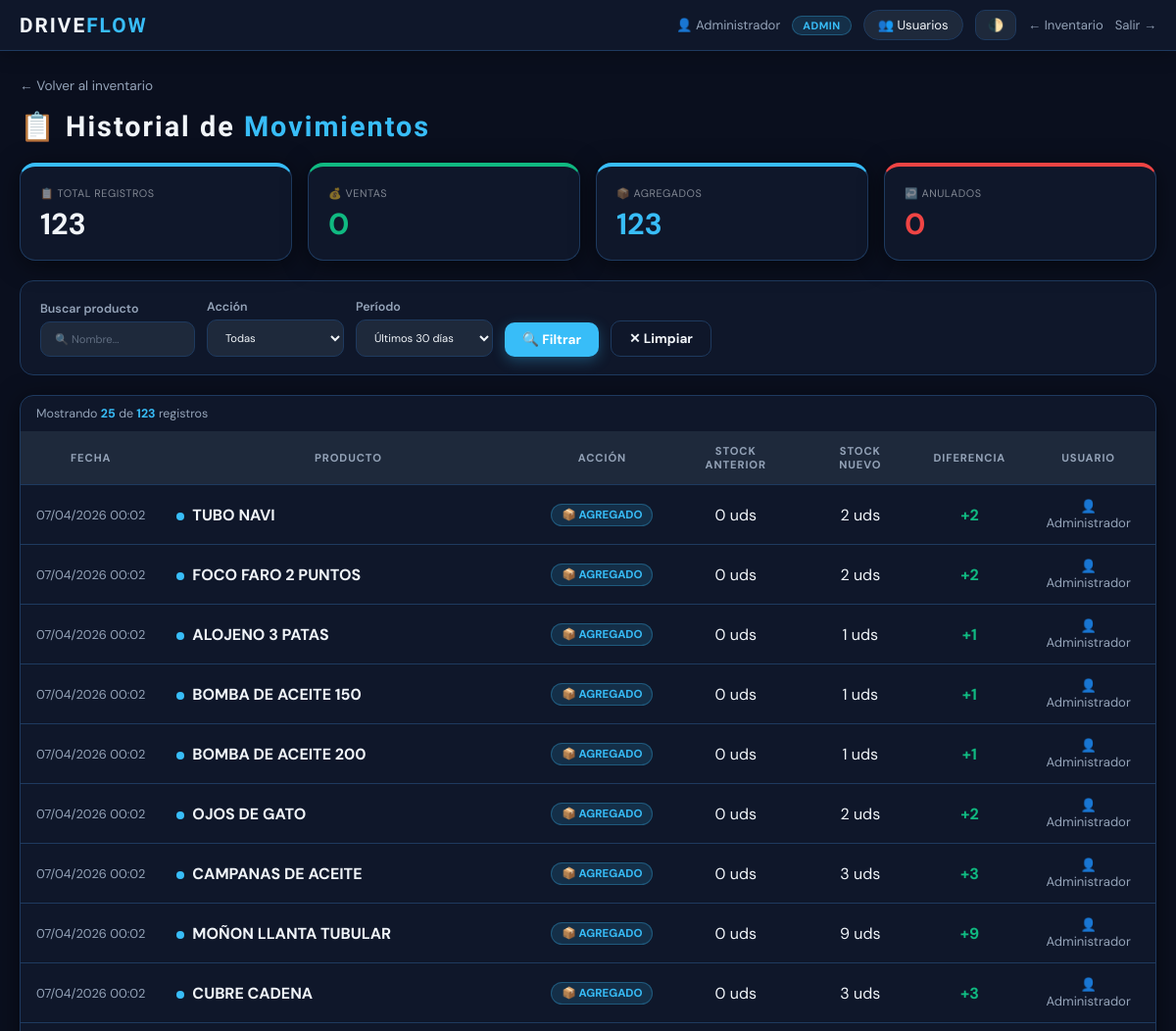
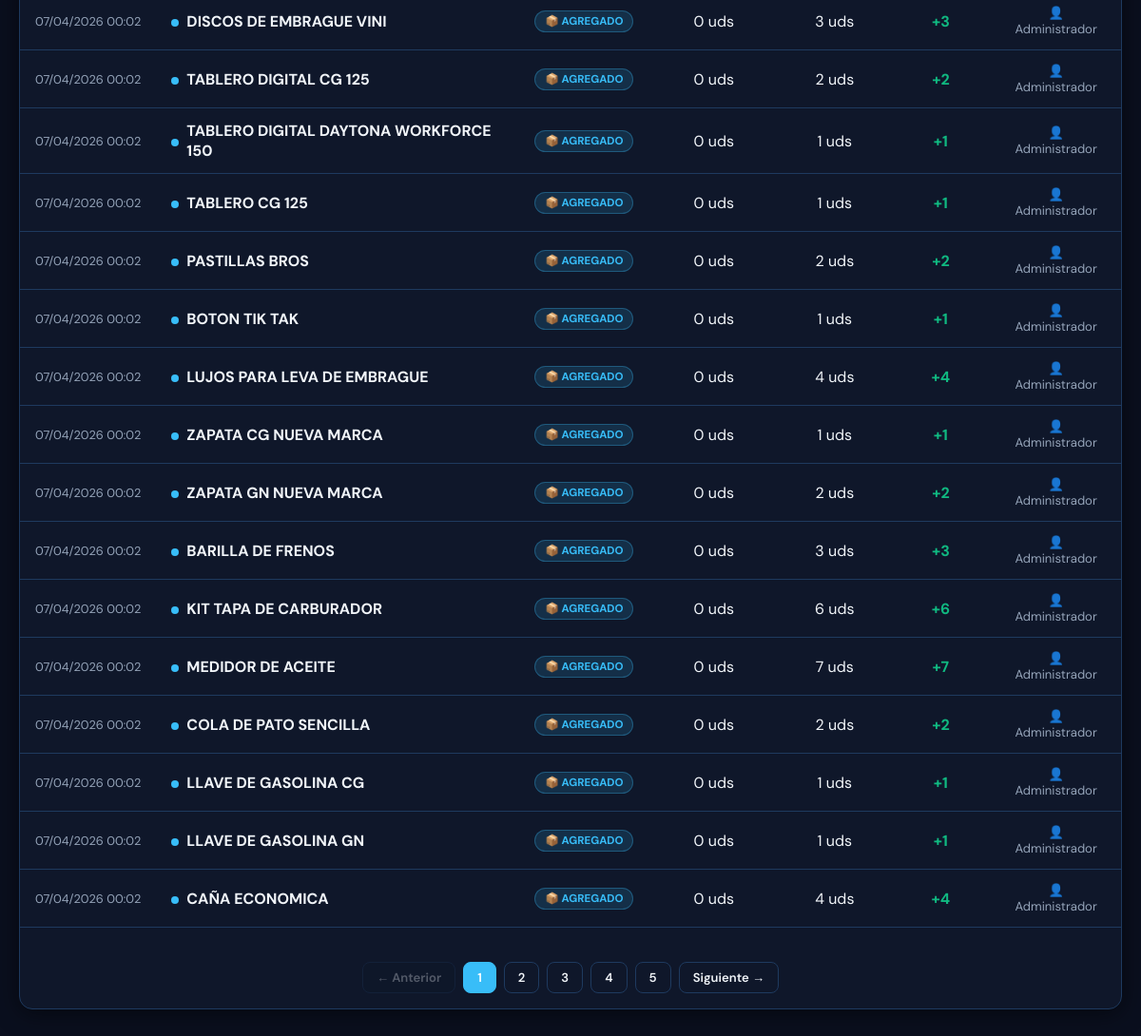
Page /historial (signed in) on the earlier database version (2 pictures, top to bottom).
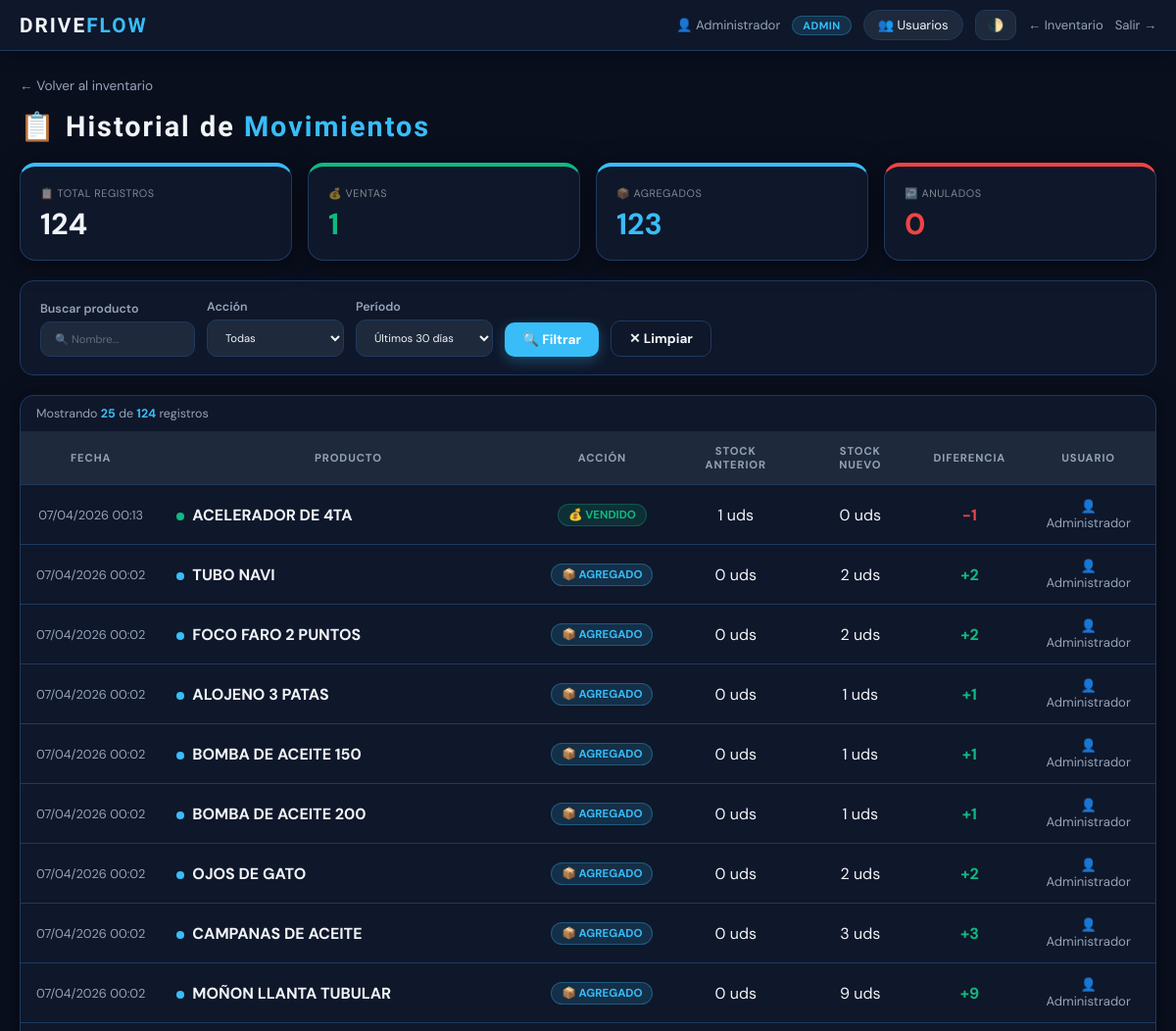
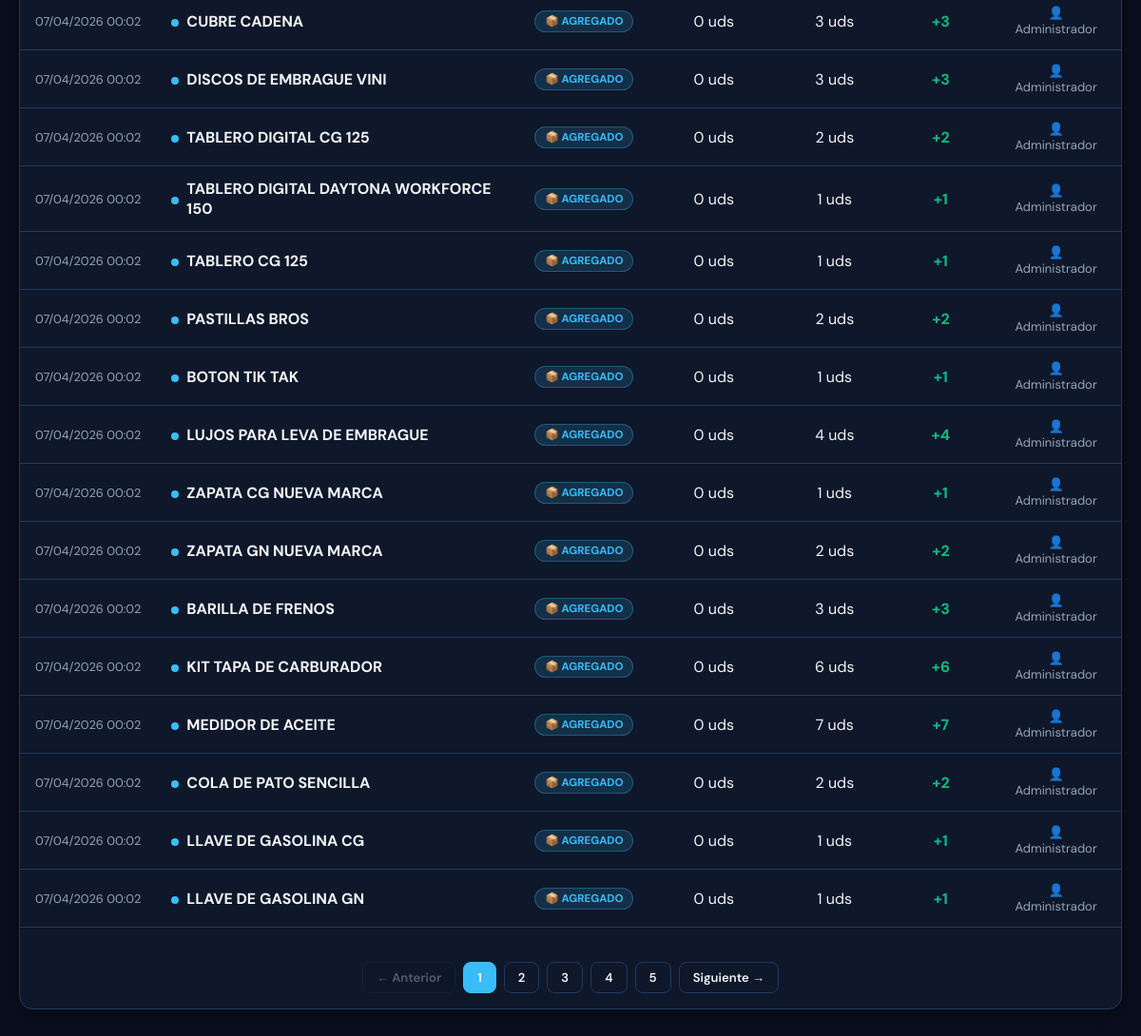
Same page on the later database version (2 pictures, top to bottom).
### models.py (models this page shows, shortened)
class Usuario(db.Model):
    __tablename__ = 'usuario'
    id            = db.Column(db.Integer, primary_key=True)
    username      = db.Column(db.String(50), nullable=False, unique=True)
    password_hash = db.Column(db.String(256), nullable=False)
    nombre        = db.Column(db.String(100), default='')
    rol           = db.Column(db.String(20), default='vendedor')  # admin|supervisor|cajero|vendedor
    activo        = db.Column(db.Boolean, default=True)
    creado_en     = db.Column(db.DateTime, default=datetime.utcnow)
    ventas        = db.relationship('Venta', backref='usuario', lazy=True, foreign_keys='Venta.usuario_id')

class HistorialStock(db.Model):
    __tablename__ = 'historial_stock'
    id             = db.Column(db.Integer, primary_key=True)
    repuesto_id    = db.Column(db.Integer, db.ForeignKey('repuesto.id', ondelete='CASCADE'), nullable=False)
    usuario_id     = db.Column(db.Integer, db.ForeignKey('usuario.id'), nullable=True)
    fecha          = db.Column(db.DateTime, default=datetime.utcnow)
    stock_anterior = db.Column(db.Integer, nullable=False)
    stock_nuevo    = db.Column(db.Integer, nullable=False)
    accion         = db.Column(db.String(50), nullable=False)
    usuario        = db.relationship('Usuario', foreign_keys=[usuario_id], lazy=True)

class Repuesto(db.Model):
    __tablename__ = 'repuesto'
    id           = db.Column(db.Integer, primary_key=True)
    nombre       = db.Column(db.String(100), nullable=False, unique=True)
    p_costo      = db.Column(db.Float, nullable=False)
    p_venta      = db.Column(db.Float, nullable=False)
    stock        = db.Column(db.Integer, nullable=False, default=0)
    vendido      = db.Column(db.Integer, default=0)
    stock_minimo = db.Column(db.Integer, default=5)
    foto_url     = db.Column(db.String(255), nullable=True)   # ← foto del producto
    ventas    = db.relationship('Venta', backref='repuesto', cascade='all, delete-orphan', lazy=True)
    historial = db.relationship('HistorialStock', backref='repuesto', cascade='all, delete-orphan', lazy=True)

### routes/historial.py (the view, shortened to what this page needs)
@historial_bp.route('/historial')
def index():
    accion   = request.args.get('accion', '')
    producto = request.args.get('producto', '').upper().strip()
    dias     = int(request.args.get('dias', 30))
    page     = int(request.args.get('page', 1))
    per_page = 25
    desde = datetime.utcnow() - timedelta(days=dias)
    query = HistorialStock.query.filter(HistorialStock.fecha >= desde)
    if accion:
        query = query.filter(HistorialStock.accion == accion)
    total     = query.count()
    registros = query.order_by(HistorialStock.fecha.desc())\
                     .offset((page-1)*per_page).limit(per_page).all()
    total_pags = max(1, (total + per_page - 1) // per_page)
    stats = {
        'total':    HistorialStock.query.filter(HistorialStock.fecha >= desde).count(),
        'vendidos': HistorialStock.query.filter(HistorialStock.fecha >= desde,
                    HistorialStock.accion == 'VENDIDO').count(),
        'agregados':HistorialStock.query.filter(HistorialStock.fecha >= desde,
                    HistorialStock.accion == 'AGREGADO').count(),
        'anulados': HistorialStock.query.filter(HistorialStock.fecha >= desde,
                    HistorialStock.accion == 'ANULADO').count(),
        'editados': HistorialStock.query.filter(HistorialStock.fecha >= desde,
                    HistorialStock.accion == 'EDITADO').count(),
    }
    return render_template('historial.html',
        registros=registros, stats=stats,
        accion=accion, producto=producto, dias=dias,
        page=page, total_pags=total_pags, total=total)

### templates/historial.html (shortened to what this page needs)
<!DOCTYPE html>
<html lang="es">
<head>
    <link rel="stylesheet" href="{{ url_for('static', filename='css/main.css') }}">
</head>
<body>
<nav class="topbar">
    <div class="topbar-left">
        <span class="logo-sm">DRIVE<span>FLOW</span></span>
    </div>
    <div class="topbar-right">
        <span class="user-info">👤 {{ session.get('user_nombre') }}</span>
        <span class="rol-badge rol-{{ session.get('user_rol','vendedor') }}">{{ session.get('user_rol','vendedor').upper() }}</span>
        {% if session.get('user_rol') == 'admin' %}
        <a href="/usuarios" class="btn-alerta" style="text-decoration:none">👥 Usuarios</a>
        {% endif %}
        <button class="theme-btn" onclick="toggleTheme()">🌓</button>
        <a href="/" class="btn-logout">← Inventario</a>
        <a href="/logout" class="btn-logout">Salir →</a>
    </div>
</nav>
<div class="container">
    <a href="/" class="back-link">← Volver al inventario</a>
    <div class="page-title">📋 Historial de <span>Movimientos</span></div>
    <div class="kpis" style="margin-bottom:20px">
        <div class="kpi kpi-blue">
            <small>📋 TOTAL REGISTROS</small>
            <strong>{{ stats.total }}</strong>
        </div>
        <div class="kpi kpi-green">
            <small>💰 VENTAS</small>
            <strong style="color:var(--success)">{{ stats.vendidos }}</strong>
        </div>
        <div class="kpi kpi-blue">
            <small>📦 AGREGADOS</small>
            <strong style="color:var(--primary)">{{ stats.agregados }}</strong>
        </div>
        <div class="kpi kpi-red">
            <small>↩️ ANULADOS</small>
            <strong style="color:var(--danger)">{{ stats.anulados }}</strong>
        </div>
    </div>
    <form method="GET" action="/historial">
        <div class="filtros">
            <div class="filtro-grupo">
                Buscar producto
                <input type="text" name="producto" placeholder="🔍 Nombre..." value="{{ producto }}">
            </div>
            <div class="filtro-grupo">
                Acción
                <select name="accion">
                    <option value="">Todas</option>
                </select>
            </div>
            <div class="filtro-grupo">
                Período
                <select name="dias">
                    <option value="30"  {{ 'selected' if dias==30 }}>Últimos 30 días</option>
                </select>
            </div>
            <button type="submit" class="btn btn-primary">🔍 Filtrar</button>
            <a href="/historial" class="btn btn-outline">✕ Limpiar</a>
        </div>
    </form>
    <div class="card card-table">
        {% if registros %}
        <div class="total-info" style="padding:10px 16px">
            Mostrando <strong class="hi">{{ registros|length }}</strong> de <strong class="hi">{{ total }}</strong> registros
        </div>
        <table>
            <thead>
                <tr>
                    <th style="width:140px">Fecha</th>
                    <th>Producto</th>
                    <th>Acción</th>
                    <th>Stock anterior</th>
                    <th>Stock nuevo</th>
                    <th>Diferencia</th>
                    <th>Usuario</th>
                </tr>
            </thead>
            <tbody>
            {% for h in registros %}
            {% set diff = h.stock_nuevo - h.stock_anterior %}
            <tr>
                <td style="font-size:.8em; color:var(--muted); white-space:nowrap">
                    {{ h.fecha.strftime('%d/%m/%Y %H:%M') }}
                </td>
                <td class="td-left">
                    <div style="display:flex; align-items:center; gap:8px">
                        <span class="dot dot-{{ h.accion }}"></span>
                        <b>{{ h.repuesto.nombre if h.repuesto else '—' }}</b>
                    </div>
                </td>
                <td>
                    <span class="accion-badge accion-{{ h.accion }}">
                        {% if h.accion == 'VENDIDO' %}💰
                        {% elif h.accion == 'AGREGADO' %}📦
                        {% elif h.accion == 'EDITADO' %}✏️
                        {% elif h.accion == 'ANULADO' %}↩️
                        {% endif %}
                        {{ h.accion }}
                    </span>
                </td>
                <td>{{ h.stock_anterior }} uds</td>
                <td>{{ h.stock_nuevo }} uds</td>
                <td>
                    {% if diff > 0 %}
                        <span class="diff-pos">+{{ diff }}</span>
                    {% elif diff < 0 %}
                        <span class="diff-neg">{{ diff }}</span>
                    {% else %}
                        <span class="diff-neu">—</span>
                    {% endif %}
                </td>
                <td style="font-size:.82em; color:var(--muted)">
                    {% if h.usuario_id %}
                        {% set u = h.usuario %}
                        👤 {{ u.nombre or u.username if u else '—' }}
                    {% else %}
                        —
                    {% endif %}
                </td>
            </tr>
            {% endfor %}
            </tbody>
        </table>
        {% if total_pags > 1 %}
        <div class="paginacion" style="padding:16px">
            <a href="?page={{ page-1 }}&accion={{ accion }}&producto={{ producto }}&dias={{ dias }}"
               class="pag-btn {{ 'disabled' if page <= 1 }}">← Anterior</a>
            {% for p in range(1, total_pags+1) %}
                {% if p == page %}
                    <span class="pag-btn active">{{ p }}</span>
                {% elif p <= 3 or p >= total_pags-2 or (p >= page-2 and p <= page+2) %}
                    <a href="?page={{ p }}&accion={{ accion }}&producto={{ producto }}&dias={{ dias }}"
                       class="pag-btn">{{ p }}</a>
                {% elif p == 4 or p == total_pags-3 %}
                    <span style="color:var(--muted);padding:0 4px">...</span>
                {% endif %}
            {% endfor %}
            <a href="?page={{ page+1 }}&accion={{ accion }}&producto={{ producto }}&dias={{ dias }}"
               class="pag-btn {{ 'disabled' if page >= total_pags }}">Siguiente →</a>
        </div>
        {% endif %}
        {% else %}
        <div class="empty-state">
            <div>📋</div>
            <p>No hay registros con los filtros seleccionados.</p>
        </div>
        {% endif %}
    </div>
</div>
</body>
</html>

### static/css/main.css (style rules this page uses)
:root { --bg:#0a0f1e;--panel:#0f172a;--panel2:#1e293b; --text:#f1f5f9;--muted:#94a3b8;--border:#1e3a5f; --primary:#38bdf8;--success:#10b981;--danger:#ef4444;--warning:#f59e0b; --r:14px;--sh:0 4px 24px rgba(0,0,0,.5);--t:.25s ease; }
*,*::before,*::after { box-sizing:border-box;margin:0 }
body { background:var(--bg);color:var(--text);font-family:'DM Sans',sans-serif;transition:background var(--t),color var(--t);min-height:100vh;padding-bottom:80px }
.topbar { display:flex;justify-content:space-between;align-items:center;padding:10px 20px;background:var(--panel);border-bottom:1px solid var(--border);position:sticky;top:0;z-index:80;box-shadow:0 2px 20px rgba(0,0,0,.3) }
.topbar-left .logo-sm { font-family:'Rajdhani',sans-serif;font-size:1.3em;font-weight:700;letter-spacing:2px }
.topbar-left .logo-sm span { color:var(--primary) }
.topbar-right { display:flex;align-items:center;gap:12px;flex-wrap:wrap }
.user-info { font-size:.82em;color:var(--muted) }
.rol-badge { font-size:.68em;font-weight:700;padding:2px 10px;border-radius:20px;letter-spacing:.5px }
.rol-admin { background:rgba(56,189,248,.15);color:var(--primary);border:1px solid rgba(56,189,248,.3) }
.btn-alerta { background:var(--panel2);border:1px solid var(--border);color:var(--text);padding:6px 14px;border-radius:20px;cursor:pointer;font-size:.82em;font-family:inherit;transition:var(--t);position:relative }
.theme-btn { background:var(--panel2);border:1px solid var(--border);color:var(--text);padding:6px 12px;border-radius:10px;cursor:pointer;font-size:.82em;font-weight:600;font-family:inherit;transition:var(--t) }
.btn-logout { font-size:.82em;color:var(--muted);text-decoration:none;transition:color var(--t) }
.container { max-width:1200px;margin:auto;padding:24px 20px }
.kpis { display:grid;grid-template-columns:repeat(auto-fit,minmax(210px,1fr));gap:16px;margin-bottom:22px }
.kpi { background:var(--panel);padding:20px;border-radius:16px;border:1px solid var(--border);border-top:4px solid var(--primary);box-shadow:var(--sh);transition:transform .3s cubic-bezier(.175,.885,.32,1.275),box-shadow .3s;cursor:default }
.kpi small { display:block;font-size:.68em;opacity:.5;margin-bottom:8px;letter-spacing:.5px;text-transform:uppercase }
.kpi strong { display:block;font-size:1.9em;font-weight:700;line-height:1.1 }
.kpi-blue { border-top-color:var(--primary) }
.kpi-green { border-top-color:var(--success) }
.kpi-red { border-top-color:var(--danger) }
.card { background:var(--panel);border:1px solid var(--border);border-radius:var(--r);padding:16px;margin-bottom:16px;box-shadow:var(--sh) }
.card-table { padding:0;overflow-x:auto }
input[type=text],input[type=number],input[type=password] { background:var(--panel2);color:var(--text);border:1px solid var(--border);padding:10px 14px;border-radius:10px;outline:none;width:100%;font-family:inherit;font-size:.9em;transition:border-color var(--t),box-shadow var(--t) }
input::placeholder { color:var(--muted);opacity:.55 }
.btn { display:inline-flex;align-items:center;justify-content:center;gap:5px;padding:9px 18px;border-radius:10px;border:none;cursor:pointer;font-weight:700;font-size:.85em;text-decoration:none;white-space:nowrap;font-family:inherit;transition:transform var(--t),filter var(--t),box-shadow var(--t) }
.btn-primary { background:var(--primary);color:#fff;box-shadow:0 4px 14px rgba(56,189,248,.3) }
.btn-outline { background:transparent;border:1px solid var(--border);color:var(--text) }
table { width:100%;border-collapse:collapse }
thead th { background:var(--panel2);color:var(--muted);padding:13px 16px;font-size:.7em;text-transform:uppercase;letter-spacing:.08em;text-align:center;border-bottom:1px solid var(--border) }
tbody tr { transition:background var(--t) }
td { padding:13px 16px;border-bottom:1px solid var(--border);text-align:center;vertical-align:middle }
.td-left { text-align:left }

Differences in the rows shown:
no longer on this page (row unchanged): HistorialStock: fecha "07/04/2026 00:02", repuesto "CAÑA ECONOMICA", accion "AGREGADO", stock_anterior "0", stock_nuevo "4", {{ u.nombre or u.username if u else '—' }} "Administrador"
added HistorialStock: fecha "07/04/2026 00:13", repuesto "ACELERADOR DE 4TA", accion "VENDIDO", stock_anterior "1", stock_nuevo "0", diff "-1", {{ u.nombre or u.username if u else '—' }} "Administrador"
Other differences:
{{ stats.total }}: "123" → "124"
{{ stats.vendidos }}: "0" → "1"
{{ total }}: "123" → "124"
